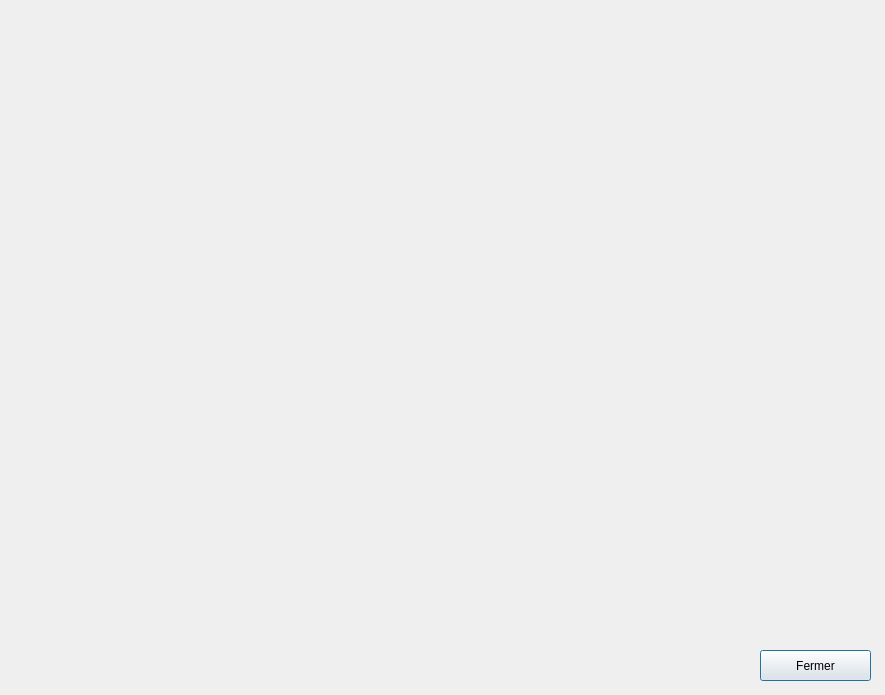
<?xml version="1.0" encoding="UTF-8"?>
<ui version="4.0">
 <class>statistique</class>
 <widget class="QDialog" name="statistique">
  <property name="geometry">
   <rect>
    <x>0</x>
    <y>0</y>
    <width>885</width>
    <height>695</height>
   </rect>
  </property>
  <property name="windowTitle">
   <string>Dialog</string>
  </property>
  <widget class="QLabel" name="label_chat">
   <property name="geometry">
    <rect>
     <x>18</x>
     <y>13</y>
     <width>850</width>
     <height>600</height>
    </rect>
   </property>
   <property name="text">
    <string/>
   </property>
  </widget>
  <widget class="QPushButton" name="pushButton_11">
   <property name="geometry">
    <rect>
     <x>760</x>
     <y>650</y>
     <width>111</width>
     <height>31</height>
    </rect>
   </property>
   <property name="styleSheet">
    <string notr="true"/>
   </property>
   <property name="text">
    <string>Fermer</string>
   </property>
  </widget>
 </widget>
 <resources/>
 <connections/>
</ui>
